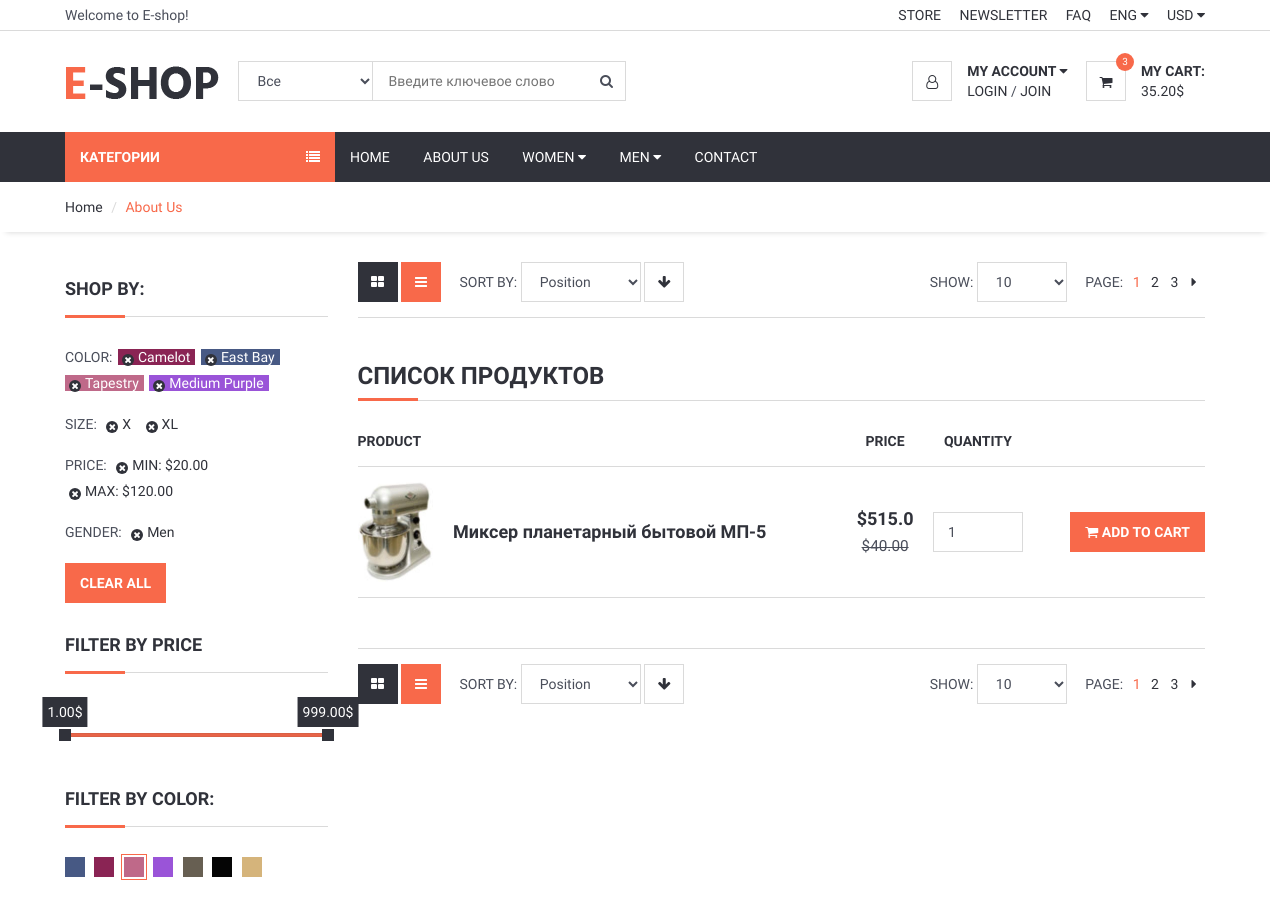
/category/6/mixers (upper part), run on an earlier commit of the app's database.
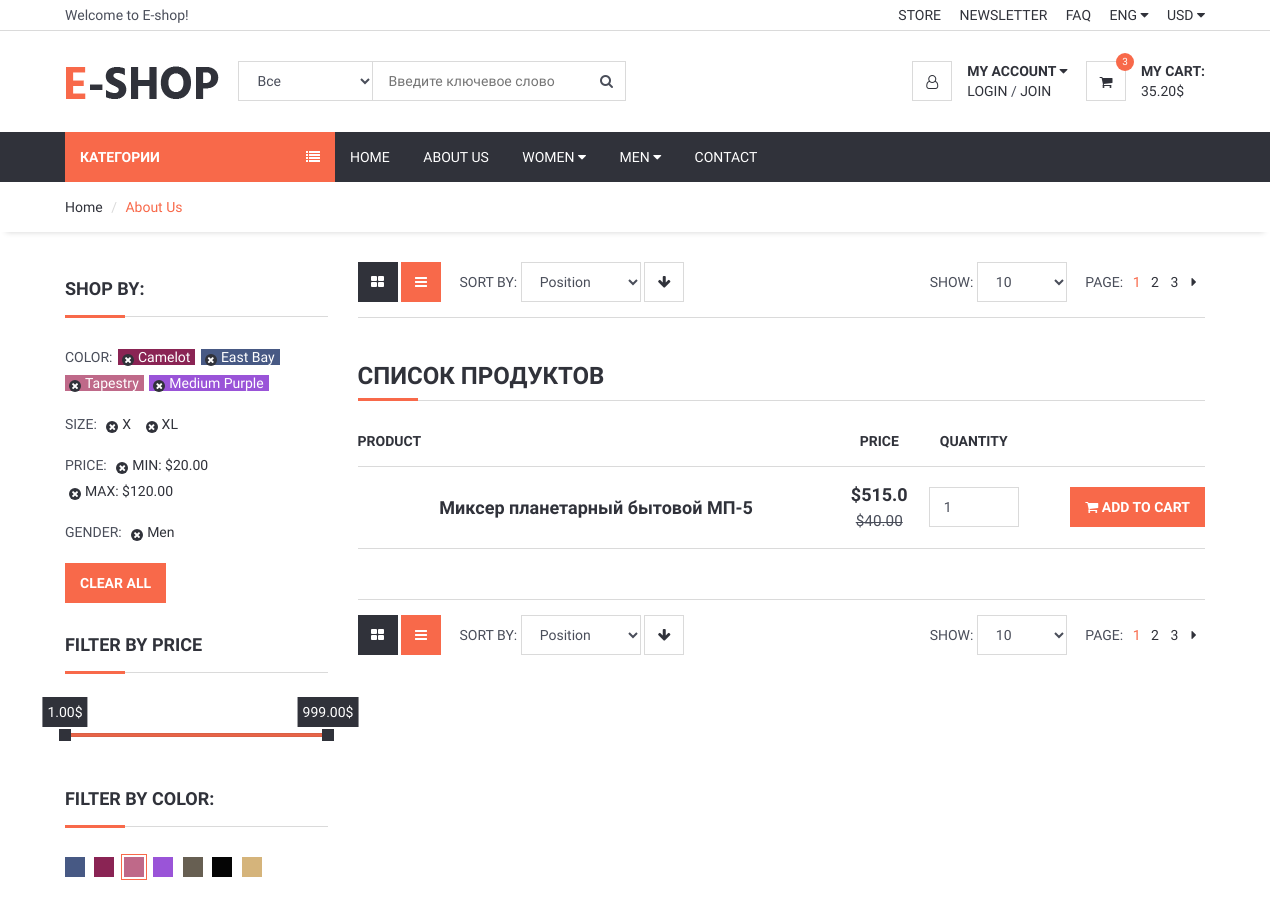
And on a later commit of the database.
### product/models.py (models this page shows, shortened)
class Product(models.Model):
    STATUS = (
        ('True', 'True'),
        ('False', 'False'),
    )
    category = models.ForeignKey(Category, on_delete=models.CASCADE) #many to one relation with Category
    title = models.CharField(max_length=150)
    keywords = models.CharField(max_length=255)
    description = models.TextField(max_length=255)
    image = models.ImageField(blank=True, upload_to='images/')
    price = models.FloatField()
    amount = models.IntegerField()
    minamount = models.IntegerField()
    detail = RichTextUploadingField()
    slug = models.SlugField(null=False, unique=True)
    status = models.CharField(max_length=10, choices=STATUS)
    create_at = models.DateTimeField(auto_now_add=True)
    update_at = models.DateTimeField(auto_now=True)
    def image_tag(self):
        return mark_safe('<img src="{}" height="50" width="50"/>'.format(self.image.url))
    image_tag.short_description = 'Image'

### home/views.py (the view)
# urls.py: path('category/<int:id>/<slug:slug>', views.category_products, name='category_products'),
def category_products(request, id, slug):
    category = Category.objects.all()
    catdata = Category.objects.get(pk=id)
    products = Product.objects.filter(category_id=id)
    context = {'products': products,
               'category': category,
               'catdata': catdata}
    return render(request, 'category_products.html', context)

### home/templates/category_products.html (shortened to what the changed rows need)
{% extends 'homebase.html' %}
{% block body %}
	<div class="section">
		<div class="container">
			<div class="row">
				<div id="main" class="col-md-9">
					<div id="store">
						<div class="row">
                            <div class="col-md-12">
						<div class="order-summary clearfix">
							<table class="shopping-cart-table table">
								<thead>
									<tr>
										<th>Product</th>
										<th></th>
										<th class="text-center">Price</th>
										<th class="text-center">Quantity</th>
										<th class="text-right"></th>
									</tr>
								</thead>
								<tbody>
                                    {% for rs in products %}
									<tr>
										<td class="thumb">
                                            <a href="/product/{{ rs.id }}/{{ rs.slug }}">
                                                <img src="{{ rs.image.url }}" alt="" style="height: 100px">
                                            </a></td>
										<td class="details"> <a href="/product/{{ rs.id }}/{{ rs.slug }}">{{ rs.title}}</a></td>
										<td class="price text-center"><strong>${{ rs.price }}</strong><br><del class="font-weak"><small>$40.00</small></del></td>
										<td class="qty text-center"><input class="input" type="number" value="1"></td>
										<td class="text-right"><a href="/addtocard/{{ rs.id }}" class="primary-btn add-to-cart"><i class="fa fa-shopping-cart"></i> Add to Cart</a></td>
									</tr>
                                    {% endfor %}
								</tbody>
							</table>
						</div>
					</div>
						</div>
					</div>
				</div>
			</div>
		</div>
	</div>
{% endblock %}

What changed in the data, as far as the page shows it:
changed Product "Миксер планетарный бытовой МП-5": image: picture removed
